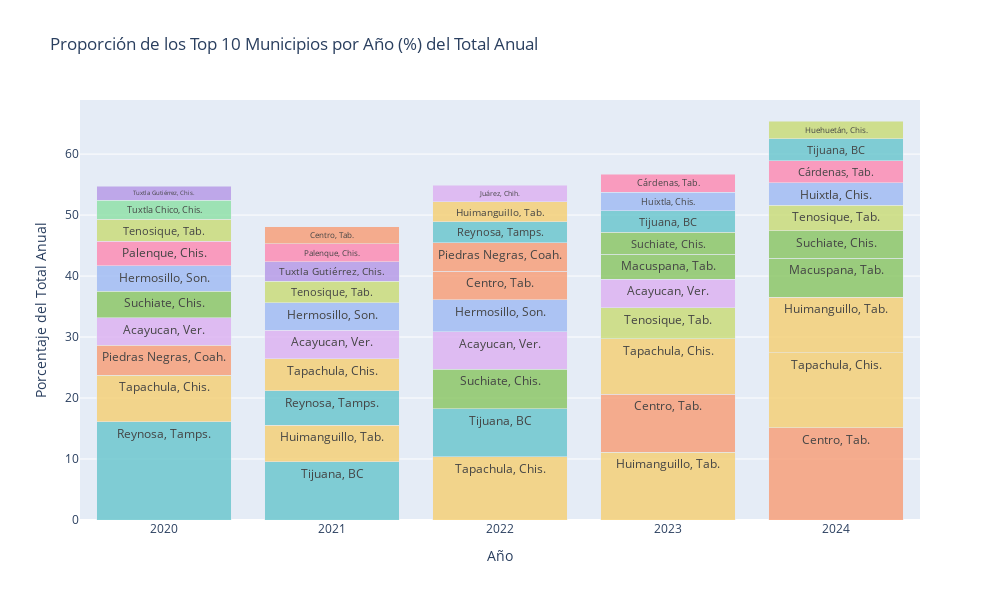

Notebook cell for this chart:
### Code cell
import plotly.graph_objects as go
import plotly.express as px

# Crear un DataFrame vacío para almacenar los datos para la gráfica de barras apiladas
stacked_data = pd.DataFrame()

# Calcular el total de cada año para usarlo como denominador en el cálculo de porcentajes
total_por_ano = df_pivot.sum()

# Recorrer cada año y obtener los top 10 municipios
for year in df_pivot.columns[1:]:  # Excluir la columna 'Municipio'
    top_10 = df_pivot[['Municipio', year]].nlargest(10, year)
    top_10 = top_10.set_index('Municipio')
    
    # Calcular el porcentaje del total del año considerando todos los municipios
    top_10_percentage = (top_10 / total_por_ano[year]) * 100
    
    # Ordenar de mayor a menor
    top_10_percentage = top_10_percentage.sort_values(by=year, ascending=False)
    
    # Añadir al DataFrame acumulado
    stacked_data = pd.concat([stacked_data, top_10_percentage.T])

# Convertir el índice de `stacked_data` para asegurarse de que son strings
stacked_data.index = stacked_data.index.map(str)

# Definir una paleta de colores pastel medio transparentes usando rgba
colors = [
    'rgba(102, 197, 204, 0.8)',
    'rgba(246, 207, 113, 0.8)',
    'rgba(248, 156, 116, 0.8)',
    'rgba(220, 176, 242, 0.8)',
    'rgba(135, 197, 95, 0.8)',
    'rgba(158, 185, 243, 0.8)',
    'rgba(254, 136, 177, 0.8)',
    'rgba(201, 219, 116, 0.8)',
    'rgba(139, 224, 164, 0.8)',
    'rgba(180, 151, 231, 0.8)'
]

# Crear un diccionario para mapear cada municipio a un color
municipio_colors = {municipio: colors[i % len(colors)] for i, municipio in enumerate(stacked_data.columns)}

# Crear una figura de barras apiladas
fig = go.Figure()

# Añadir una barra para cada municipio en cada año con etiquetas, asegurando que el orden sea de mayor a menor
for year in stacked_data.index:
    data_year = stacked_data.loc[year].sort_values(ascending=False)  # Ordenar de mayor a menor para cada año
    for municipio in data_year.index:
        fig.add_trace(go.Bar(
            x=[year],  # Usar lista para asegurar que sea un solo valor por año
            y=[data_year[municipio]],
            name=municipio,
            text=municipio,  # Añadir el nombre del municipio como texto
            textposition='inside',  # Posicionar el texto dentro de las barras
            hoverinfo='y+text',
            marker_color=municipio_colors[municipio]  # Asignar color pastel medio transparente
        ))

# Configurar el layout de la gráfica
fig.update_layout(
    barmode='stack',
    title= "Distribución de los 10 Municipios con Mayor Incidencia de Encuentros con Migrantes Irregulares",
    xaxis_title="Año",
    yaxis_title="Eventos de Encuentros con Migrantes Irregulares (%) del Total Anual",
    showlegend=False,  # Quitar la leyenda
    width=1000,
    height=600
)

fig.show()

### Figure 1 — Plotly figure (JSON) as saved in the notebook; plotly's stock layout.template omitted (floating-point values rounded to 4 significant figures)
{"data": [{"hoverinfo": "y+text", "marker": {"color": "rgba(102, 197, 204, 0.8)"}, "name": "Reynosa, Tamps.", "text": "Reynosa, Tamps.", "textposition": "inside", "type": "bar", "x": ["2020"], "y": [16.13]}, {"hoverinfo": "y+text", "marker": {"color": "rgba(246, 207, 113, 0.8)"}, "name": "Tapachula, Chis.", "text": "Tapachula, Chis.", "textposition": "inside", "type": "bar", "x": ["2020"], "y": [7.599]}, {"hoverinfo": "y+text", "marker": {"color": "rgba(248, 156, 116, 0.8)"}, "name": "Piedras Negras, Coah.", "text": "Piedras Negras, Coah.", "textposition": "inside", "type": "bar", "x": ["2020"], "y": [4.931]}, {"hoverinfo": "y+text", "marker": {"color": "rgba(220, 176, 242, 0.8)"}, "name": "Acayucan, Ver.", "text": "Acayucan, Ver.", "textposition": "inside", "type": "bar", "x": ["2020"], "y": [4.496]}, {"hoverinfo": "y+text", "marker": {"color": "rgba(135, 197, 95, 0.8)"}, "name": "Suchiate, Chis.", "text": "Suchiate, Chis.", "textposition": "inside", "type": "bar", "x": ["2020"], "y": [4.323]}, {"hoverinfo": "y+text", "marker": {"color": "rgba(158, 185, 243, 0.8)"}, "name": "Hermosillo, Son.", "text": "Hermosillo, Son.", "textposition": "inside", "type": "bar", "x": ["2020"], "y": [4.217]}, {"hoverinfo": "y+text", "marker": {"color": "rgba(254, 136, 177, 0.8)"}, "name": "Palenque, Chis.", "text": "Palenque, Chis.", "textposition": "inside", "type": "bar", "x": ["2020"], "y": [4.017]}, {"hoverinfo": "y+text", "marker": {"color": "rgba(201, 219, 116, 0.8)"}, "name": "Tenosique, Tab.", "text": "Tenosique, Tab.", "textposition": "inside", "type": "bar", "x": ["2020"], "y": [3.581]}, {"hoverinfo": "y+text", "marker": {"color": "rgba(139, 224, 164, 0.8)"}, "name": "Tuxtla Chico, Chis.", "text": "Tuxtla Chico, Chis.", "textposition": "inside", "type": "bar", "x": ["2020"], "y": [3.149]}, {"hoverinfo": "y+text", "marker": {"color": "rgba(180, 151, 231, 0.8)"}, "name": "Tuxtla Gutiérrez, Chis.", "text": "Tuxtla Gutiérrez, Chis.", "textposition": "inside", "type": "bar", "x": ["2020"], "y": [2.287]}, {"hoverinfo": "y+text", "marker": {"color": "rgba(102, 197, 204, 0.8)"}, "name": "Tijuana, BC", "text": "Tijuana, BC", "textposition": "inside", "type": "bar", "x": ["2020"], "y": [null]}, {"hoverinfo": "y+text", "marker": {"color": "rgba(246, 207, 113, 0.8)"}, "name": "Huimanguillo, Tab.", "text": "Huimanguillo, Tab.", "textposition": "inside", "type": "bar", "x": ["2020"], "y": [null]}, {"hoverinfo": "y+text", "marker": {"color": "rgba(248, 156, 116, 0.8)"}, "name": "Centro, Tab.", "text": "Centro, Tab.", "textposition": "inside", "type": "bar", "x": ["2020"], "y": [null]}, {"hoverinfo": "y+text", "marker": {"color": "rgba(220, 176, 242, 0.8)"}, "name": "Juárez, Chih.", "text": "Juárez, Chih.", "textposition": "inside", "type": "bar", "x": ["2020"], "y": [null]}, {"hoverinfo": "y+text", "marker": {"color": "rgba(135, 197, 95, 0.8)"}, "name": "Macuspana, Tab.", "text": "Macuspana, Tab.", "textposition": "inside", "type": "bar", "x": ["2020"], "y": [null]}, {"hoverinfo": "y+text", "marker": {"color": "rgba(158, 185, 243, 0.8)"}, "name": "Huixtla, Chis.", "text": "Huixtla, Chis.", "textposition": "inside", "type": "bar", "x": ["2020"], "y": [null]}, {"hoverinfo": "y+text", "marker": {"color": "rgba(254, 136, 177, 0.8)"}, "name": "Cárdenas, Tab.", "text": "Cárdenas, Tab.", "textposition": "inside", "type": "bar", "x": ["2020"], "y": [null]}, {"hoverinfo": "y+text", "marker": {"color": "rgba(201, 219, 116, 0.8)"}, "name": "Huehuetán, Chis.", "text": "Huehuetán, Chis.", "textposition": "inside", "type": "bar", "x": ["2020"], "y": [null]}, {"hoverinfo": "y+text", "marker": {"color": "rgba(102, 197, 204, 0.8)"}, "name": "Tijuana, BC", "text": "Tijuana, BC", "textposition": "inside", "type": "bar", "x": ["2021"], "y": [9.563]}, {"hoverinfo": "y+text", "marker": {"color": "rgba(246, 207, 113, 0.8)"}, "name": "Huimanguillo, Tab.", "text": "Huimanguillo, Tab.", "textposition": "inside", "type": "bar", "x": ["2021"], "y": [6.012]}, {"hoverinfo": "y+text", "marker": {"color": "rgba(102, 197, 204, 0.8)"}, "name": "Reynosa, Tamps.", "text": "Reynosa, Tamps.", "textposition": "inside", "type": "bar", "x": ["2021"], "y": [5.587]}, {"hoverinfo": "y+text", "marker": {"color": "rgba(246, 207, 113, 0.8)"}, "name": "Tapachula, Chis.", "text": "Tapachula, Chis.", "textposition": "inside", "type": "bar", "x": ["2021"], "y": [5.274]}, {"hoverinfo": "y+text", "marker": {"color": "rgba(220, 176, 242, 0.8)"}, "name": "Acayucan, Ver.", "text": "Acayucan, Ver.", "textposition": "inside", "type": "bar", "x": ["2021"], "y": [4.692]}, {"hoverinfo": "y+text", "marker": {"color": "rgba(158, 185, 243, 0.8)"}, "name": "Hermosillo, Son.", "text": "Hermosillo, Son.", "textposition": "inside", "type": "bar", "x": ["2021"], "y": [4.519]}, {"hoverinfo": "y+text", "marker": {"color": "rgba(201, 219, 116, 0.8)"}, "name": "Tenosique, Tab.", "text": "Tenosique, Tab.", "textposition": "inside", "type": "bar", "x": ["2021"], "y": [3.461]}, {"hoverinfo": "y+text", "marker": {"color": "rgba(180, 151, 231, 0.8)"}, "name": "Tuxtla Gutiérrez, Chis.", "text": "Tuxtla Gutiérrez, Chis.", "textposition": "inside", "type": "bar", "x": ["2021"], "y": [3.279]}, {"hoverinfo": "y+text", "marker": {"color": "rgba(254, 136, 177, 0.8)"}, "name": "Palenque, Chis.", "text": "Palenque, Chis.", "textposition": "inside", "type": "bar", "x": ["2021"], "y": [2.904]}, {"hoverinfo": "y+text", "marker": {"color": "rgba(248, 156, 116, 0.8)"}, "name": "Centro, Tab.", "text": "Centro, Tab.", "textposition": "inside", "type": "bar", "x": ["2021"], "y": [2.762]}, {"hoverinfo": "y+text", "marker": {"color": "rgba(248, 156, 116, 0.8)"}, "name": "Piedras Negras, Coah.", "text": "Piedras Negras, Coah.", "textposition": "inside", "type": "bar", "x": ["2021"], "y": [null]}, {"hoverinfo": "y+text", "marker": {"color": "rgba(135, 197, 95, 0.8)"}, "name": "Suchiate, Chis.", "text": "Suchiate, Chis.", "textposition": "inside", "type": "bar", "x": ["2021"], "y": [null]}, {"hoverinfo": "y+text", "marker": {"color": "rgba(139, 224, 164, 0.8)"}, "name": "Tuxtla Chico, Chis.", "text": "Tuxtla Chico, Chis.", "textposition": "inside", "type": "bar", "x": ["2021"], "y": [null]}, {"hoverinfo": "y+text", "marker": {"color": "rgba(220, 176, 242, 0.8)"}, "name": "Juárez, Chih.", "text": "Juárez, Chih.", "textposition": "inside", "type": "bar", "x": ["2021"], "y": [null]}, {"hoverinfo": "y+text", "marker": {"color": "rgba(135, 197, 95, 0.8)"}, "name": "Macuspana, Tab.", "text": "Macuspana, Tab.", "textposition": "inside", "type": "bar", "x": ["2021"], "y": [null]}, {"hoverinfo": "y+text", "marker": {"color": "rgba(158, 185, 243, 0.8)"}, "name": "Huixtla, Chis.", "text": "Huixtla, Chis.", "textposition": "inside", "type": "bar", "x": ["2021"], "y": [null]}, {"hoverinfo": "y+text", "marker": {"color": "rgba(254, 136, 177, 0.8)"}, "name": "Cárdenas, Tab.", "text": "Cárdenas, Tab.", "textposition": "inside", "type": "bar", "x": ["2021"], "y": [null]}, {"hoverinfo": "y+text", "marker": {"color": "rgba(201, 219, 116, 0.8)"}, "name": "Huehuetán, Chis.", "text": "Huehuetán, Chis.", "textposition": "inside", "type": "bar", "x": ["2021"], "y": [null]}, {"hoverinfo": "y+text", "marker": {"color": "rgba(246, 207, 113, 0.8)"}, "name": "Tapachula, Chis.", "text": "Tapachula, Chis.", "textposition": "inside", "type": "bar", "x": ["2022"], "y": [10.35]}, {"hoverinfo": "y+text", "marker": {"color": "rgba(102, 197, 204, 0.8)"}, "name": "Tijuana, BC", "text": "Tijuana, BC", "textposition": "inside", "type": "bar", "x": ["2022"], "y": [7.866]}, {"hoverinfo": "y+text", "marker": {"color": "rgba(135, 197, 95, 0.8)"}, "name": "Suchiate, Chis.", "text": "Suchiate, Chis.", "textposition": "inside", "type": "bar", "x": ["2022"], "y": [6.545]}, {"hoverinfo": "y+text", "marker": {"color": "rgba(220, 176, 242, 0.8)"}, "name": "Acayucan, Ver.", "text": "Acayucan, Ver.", "textposition": "inside", "type": "bar", "x": ["2022"], "y": [6.123]}, {"hoverinfo": "y+text", "marker": {"color": "rgba(158, 185, 243, 0.8)"}, "name": "Hermosillo, Son.", "text": "Hermosillo, Son.", "textposition": "inside", "type": "bar", "x": ["2022"], "y": [5.229]}, {"hoverinfo": "y+text", "marker": {"color": "rgba(248, 156, 116, 0.8)"}, "name": "Centro, Tab.", "text": "Centro, Tab.", "textposition": "inside", "type": "bar", "x": ["2022"], "y": [4.691]}, {"hoverinfo": "y+text", "marker": {"color": "rgba(248, 156, 116, 0.8)"}, "name": "Piedras Negras, Coah.", "text": "Piedras Negras, Coah.", "textposition": "inside", "type": "bar", "x": ["2022"], "y": [4.638]}, {"hoverinfo": "y+text", "marker": {"color": "rgba(102, 197, 204, 0.8)"}, "name": "Reynosa, Tamps.", "text": "Reynosa, Tamps.", "textposition": "inside", "type": "bar", "x": ["2022"], "y": [3.43]}, {"hoverinfo": "y+text", "marker": {"color": "rgba(246, 207, 113, 0.8)"}, "name": "Huimanguillo, Tab.", "text": "Huimanguillo, Tab.", "textposition": "inside", "type": "bar", "x": ["2022"], "y": [3.307]}, {"hoverinfo": "y+text", "marker": {"color": "rgba(220, 176, 242, 0.8)"}, "name": "Juárez, Chih.", "text": "Juárez, Chih.", "textposition": "inside", "type": "bar", "x": ["2022"], "y": [2.724]}, {"hoverinfo": "y+text", "marker": {"color": "rgba(254, 136, 177, 0.8)"}, "name": "Palenque, Chis.", "text": "Palenque, Chis.", "textposition": "inside", "type": "bar", "x": ["2022"], "y": [null]}, {"hoverinfo": "y+text", "marker": {"color": "rgba(201, 219, 116, 0.8)"}, "name": "Tenosique, Tab.", "text": "Tenosique, Tab.", "textposition": "inside", "type": "bar", "x": ["2022"], "y": [null]}, {"hoverinfo": "y+text", "marker": {"color": "rgba(139, 224, 164, 0.8)"}, "name": "Tuxtla Chico, Chis.", "text": "Tuxtla Chico, Chis.", "textposition": "inside", "type": "bar", "x": ["2022"], "y": [null]}, {"hoverinfo": "y+text", "marker": {"color": "rgba(180, 151, 231, 0.8)"}, "name": "Tuxtla Gutiérrez, Chis.", "text": "Tuxtla Gutiérrez, Chis.", "textposition": "inside", "type": "bar", "x": ["2022"], "y": [null]}, {"hoverinfo": "y+text", "marker": {"color": "rgba(135, 197, 95, 0.8)"}, "name": "Macuspana, Tab.", "text": "Macuspana, Tab.", "textposition": "inside", "type": "bar", "x": ["2022"], "y": [null]}, {"hoverinfo": "y+text", "marker": {"color": "rgba(158, 185, 243, 0.8)"}, "name": "Huixtla, Chis.", "text": "Huixtla, Chis.", "textposition": "inside", "type": "bar", "x": ["2022"], "y": [null]}, {"hoverinfo": "y+text", "marker": {"color": "rgba(254, 136, 177, 0.8)"}, "name": "Cárdenas, Tab.", "text": "Cárdenas, Tab.", "textposition": "inside", "type": "bar", "x": ["2022"], "y": [null]}, {"hoverinfo": "y+text", "marker": {"color": "rgba(201, 219, 116, 0.8)"}, "name": "Huehuetán, Chis.", "text": "Huehuetán, Chis.", "textposition": "inside", "type": "bar", "x": ["2022"], "y": [null]}, {"hoverinfo": "y+text", "marker": {"color": "rgba(246, 207, 113, 0.8)"}, "name": "Huimanguillo, Tab.", "text": "Huimanguillo, Tab.", "textposition": "inside", "type": "bar", "x": ["2023"], "y": [11.13]}, {"hoverinfo": "y+text", "marker": {"color": "rgba(248, 156, 116, 0.8)"}, "name": "Centro, Tab.", "text": "Centro, Tab.", "textposition": "inside", "type": "bar", "x": ["2023"], "y": [9.521]}, {"hoverinfo": "y+text", "marker": {"color": "rgba(246, 207, 113, 0.8)"}, "name": "Tapachula, Chis.", "text": "Tapachula, Chis.", "textposition": "inside", "type": "bar", "x": ["2023"], "y": [9.072]}, {"hoverinfo": "y+text", "marker": {"color": "rgba(201, 219, 116, 0.8)"}, "name": "Tenosique, Tab.", "text": "Tenosique, Tab.", "textposition": "inside", "type": "bar", "x": ["2023"], "y": [5.087]}, {"hoverinfo": "y+text", "marker": {"color": "rgba(220, 176, 242, 0.8)"}, "name": "Acayucan, Ver.", "text": "Acayucan, Ver.", "textposition": "inside", "type": "bar", "x": ["2023"], "y": [4.679]}, {"hoverinfo": "y+text", "marker": {"color": "rgba(135, 197, 95, 0.8)"}, "name": "Macuspana, Tab.", "text": "Macuspana, Tab.", "textposition": "inside", "type": "bar", "x": ["2023"], "y": [4.075]}, {"hoverinfo": "y+text", "marker": {"color": "rgba(135, 197, 95, 0.8)"}, "name": "Suchiate, Chis.", "text": "Suchiate, Chis.", "textposition": "inside", "type": "bar", "x": ["2023"], "y": [3.621]}, {"hoverinfo": "y+text", "marker": {"color": "rgba(102, 197, 204, 0.8)"}, "name": "Tijuana, BC", "text": "Tijuana, BC", "textposition": "inside", "type": "bar", "x": ["2023"], "y": [3.518]}, {"hoverinfo": "y+text", "marker": {"color": "rgba(158, 185, 243, 0.8)"}, "name": "Huixtla, Chis.", "text": "Huixtla, Chis.", "textposition": "inside", "type": "bar", "x": ["2023"], "y": [3.05]}, {"hoverinfo": "y+text", "marker": {"color": "rgba(254, 136, 177, 0.8)"}, "name": "Cárdenas, Tab.", "text": "Cárdenas, Tab.", "textposition": "inside", "type": "bar", "x": ["2023"], "y": [2.972]}, {"hoverinfo": "y+text", "marker": {"color": "rgba(102, 197, 204, 0.8)"}, "name": "Reynosa, Tamps.", "text": "Reynosa, Tamps.", "textposition": "inside", "type": "bar", "x": ["2023"], "y": [null]}, {"hoverinfo": "y+text", "marker": {"color": "rgba(248, 156, 116, 0.8)"}, "name": "Piedras Negras, Coah.", "text": "Piedras Negras, Coah.", "textposition": "inside", "type": "bar", "x": ["2023"], "y": [null]}, {"hoverinfo": "y+text", "marker": {"color": "rgba(158, 185, 243, 0.8)"}, "name": "Hermosillo, Son.", "text": "Hermosillo, Son.", "textposition": "inside", "type": "bar", "x": ["2023"], "y": [null]}, {"hoverinfo": "y+text", "marker": {"color": "rgba(254, 136, 177, 0.8)"}, "name": "Palenque, Chis.", "text": "Palenque, Chis.", "textposition": "inside", "type": "bar", "x": ["2023"], "y": [null]}, {"hoverinfo": "y+text", "marker": {"color": "rgba(139, 224, 164, 0.8)"}, "name": "Tuxtla Chico, Chis.", "text": "Tuxtla Chico, Chis.", "textposition": "inside", "type": "bar", "x": ["2023"], "y": [null]}, {"hoverinfo": "y+text", "marker": {"color": "rgba(180, 151, 231, 0.8)"}, "name": "Tuxtla Gutiérrez, Chis.", "text": "Tuxtla Gutiérrez, Chis.", "textposition": "inside", "type": "bar", "x": ["2023"], "y": [null]}, {"hoverinfo": "y+text", "marker": {"color": "rgba(220, 176, 242, 0.8)"}, "name": "Juárez, Chih.", "text": "Juárez, Chih.", "textposition": "inside", "type": "bar", "x": ["2023"], "y": [null]}, {"hoverinfo": "y+text", "marker": {"color": "rgba(201, 219, 116, 0.8)"}, "name": "Huehuetán, Chis.", "text": "Huehuetán, Chis.", "textposition": "inside", "type": "bar", "x": ["2023"], "y": [null]}, {"hoverinfo": "y+text", "marker": {"color": "rgba(248, 156, 116, 0.8)"}, "name": "Centro, Tab.", "text": "Centro, Tab.", "textposition": "inside", "type": "bar", "x": ["2024"], "y": [15.11]}, {"hoverinfo": "y+text", "marker": {"color": "rgba(246, 207, 113, 0.8)"}, "name": "Tapachula, Chis.", "text": "Tapachula, Chis.", "textposition": "inside", "type": "bar", "x": ["2024"], "y": [12.33]}, {"hoverinfo": "y+text", "marker": {"color": "rgba(246, 207, 113, 0.8)"}, "name": "Huimanguillo, Tab.", "text": "Huimanguillo, Tab.", "textposition": "inside", "type": "bar", "x": ["2024"], "y": [9.105]}, {"hoverinfo": "y+text", "marker": {"color": "rgba(135, 197, 95, 0.8)"}, "name": "Macuspana, Tab.", "text": "Macuspana, Tab.", "textposition": "inside", "type": "bar", "x": ["2024"], "y": [6.354]}, {"hoverinfo": "y+text", "marker": {"color": "rgba(135, 197, 95, 0.8)"}, "name": "Suchiate, Chis.", "text": "Suchiate, Chis.", "textposition": "inside", "type": "bar", "x": ["2024"], "y": [4.531]}, {"hoverinfo": "y+text", "marker": {"color": "rgba(201, 219, 116, 0.8)"}, "name": "Tenosique, Tab.", "text": "Tenosique, Tab.", "textposition": "inside", "type": "bar", "x": ["2024"], "y": [4.152]}, {"hoverinfo": "y+text", "marker": {"color": "rgba(158, 185, 243, 0.8)"}, "name": "Huixtla, Chis.", "text": "Huixtla, Chis.", "textposition": "inside", "type": "bar", "x": ["2024"], "y": [3.698]}, {"hoverinfo": "y+text", "marker": {"color": "rgba(254, 136, 177, 0.8)"}, "name": "Cárdenas, Tab.", "text": "Cárdenas, Tab.", "textposition": "inside", "type": "bar", "x": ["2024"], "y": [3.638]}, {"hoverinfo": "y+text", "marker": {"color": "rgba(102, 197, 204, 0.8)"}, "name": "Tijuana, BC", "text": "Tijuana, BC", "textposition": "inside", "type": "bar", "x": ["2024"], "y": [3.6]}, {"hoverinfo": "y+text", "marker": {"color": "rgba(201, 219, 116, 0.8)"}, "name": "Huehuetán, Chis.", "text": "Huehuetán, Chis.", "textposition": "inside", "type": "bar", "x": ["2024"], "y": [2.903]}, {"hoverinfo": "y+text", "marker": {"color": "rgba(102, 197, 204, 0.8)"}, "name": "Reynosa, Tamps.", "text": "Reynosa, Tamps.", "textposition": "inside", "type": "bar", "x": ["2024"], "y": [null]}, {"hoverinfo": "y+text", "marker": {"color": "rgba(248, 156, 116, 0.8)"}, "name": "Piedras Negras, Coah.", "text": "Piedras Negras, Coah.", "textposition": "inside", "type": "bar", "x": ["2024"], "y": [null]}, {"hoverinfo": "y+text", "marker": {"color": "rgba(220, 176, 242, 0.8)"}, "name": "Acayucan, Ver.", "text": "Acayucan, Ver.", "textposition": "inside", "type": "bar", "x": ["2024"], "y": [null]}, {"hoverinfo": "y+text", "marker": {"color": "rgba(158, 185, 243, 0.8)"}, "name": "Hermosillo, Son.", "text": "Hermosillo, Son.", "textposition": "inside", "type": "bar", "x": ["2024"], "y": [null]}, {"hoverinfo": "y+text", "marker": {"color": "rgba(254, 136, 177, 0.8)"}, "name": "Palenque, Chis.", "text": "Palenque, Chis.", "textposition": "inside", "type": "bar", "x": ["2024"], "y": [null]}, {"hoverinfo": "y+text", "marker": {"color": "rgba(139, 224, 164, 0.8)"}, "name": "Tuxtla Chico, Chis.", "text": "Tuxtla Chico, Chis.", "textposition": "inside", "type": "bar", "x": ["2024"], "y": [null]}, {"hoverinfo": "y+text", "marker": {"color": "rgba(180, 151, 231, 0.8)"}, "name": "Tuxtla Gutiérrez, Chis.", "text": "Tuxtla Gutiérrez, Chis.", "textposition": "inside", "type": "bar", "x": ["2024"], "y": [null]}, {"hoverinfo": "y+text", "marker": {"color": "rgba(220, 176, 242, 0.8)"}, "name": "Juárez, Chih.", "text": "Juárez, Chih.", "textposition": "inside", "type": "bar", "x": ["2024"], "y": [null]}], "layout": {"barmode": "stack", "height": 600, "showlegend": false, "title": {"text": "Proporción de los Top 10 Municipios por Año (%) del Total Anual"}, "width": 1000, "xaxis": {"autorange": true, "range": [-0.5, 4.5], "title": {"text": "Año"}, "type": "category"}, "yaxis": {"autorange": true, "range": [0, 68.87], "title": {"text": "Porcentaje del Total Anual"}, "type": "linear"}}}
